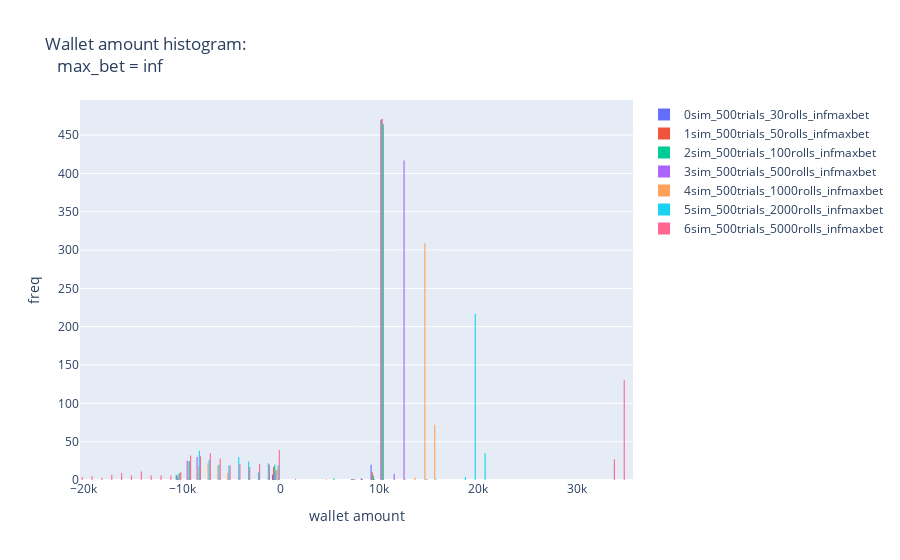

Write notebook code for a chart like this one.
### Code cell
max_bet = max_bet_list[5]
wallet_hist_fig = go.Figure()

one_max_bet_df = simulations_df.loc[simulations_df["max_bet"] == max_bet].copy()
last_status_df = one_max_bet_df.groupby(["simulation", "trial"]).nth(-1)
last_status_df.reset_index(inplace=True)
_min, _max = last_status_df["wallet"].agg(["min", "max"])

for sim_name in last_status_df['simulation'].unique().tolist():
    single_sim_last_status_df = last_status_df.loc[last_status_df["simulation"] == sim_name].copy()
    wallet_hist_fig.add_trace(
        go.Histogram(
            name = sim_name,
            x = single_sim_last_status_df["wallet"],
            xbins=dict(
                size=1000
            )
        )
    )
wallet_hist_fig.update_layout(
    title_text = f"Wallet amount histogram: <br>   max_bet = {max_bet}",
    xaxis_title = "wallet amount",
    yaxis_title = "freq",
    xaxis_range = [_min, _max]
)

wallet_hist_fig.show()

### Figure 1 — Plotly figure (JSON) as saved in the notebook; plotly's stock layout.template omitted (floating-point values rounded to 4 significant figures; data arrays with more than 128 entries replaced by an {"elided": "..."} marker saying what was removed)
{"data": [{"name": "0sim_500trials_30rolls_infmaxbet", "type": "histogram", "x": {"elided": "500 int values"}, "xbins": {"size": 1000}}, {"name": "1sim_500trials_50rolls_infmaxbet", "type": "histogram", "x": {"elided": "500 int values"}, "xbins": {"size": 1000}}, {"name": "2sim_500trials_100rolls_infmaxbet", "type": "histogram", "x": {"elided": "500 int values"}, "xbins": {"size": 1000}}, {"name": "3sim_500trials_500rolls_infmaxbet", "type": "histogram", "x": {"elided": "500 int values"}, "xbins": {"size": 1000}}, {"name": "4sim_500trials_1000rolls_infmaxbet", "type": "histogram", "x": {"elided": "500 int values"}, "xbins": {"size": 1000}}, {"name": "5sim_500trials_2000rolls_infmaxbet", "type": "histogram", "x": {"elided": "500 int values"}, "xbins": {"size": 1000}}, {"name": "6sim_500trials_5000rolls_infmaxbet", "type": "histogram", "x": {"elided": "500 int values"}, "xbins": {"size": 1000}}], "layout": {"title": {"text": "Wallet amount histogram: <br>   max_bet = inf"}, "xaxis": {"range": [-20380, 35730], "title": {"text": "wallet amount"}}, "yaxis": {"title": {"text": "freq"}}}}
